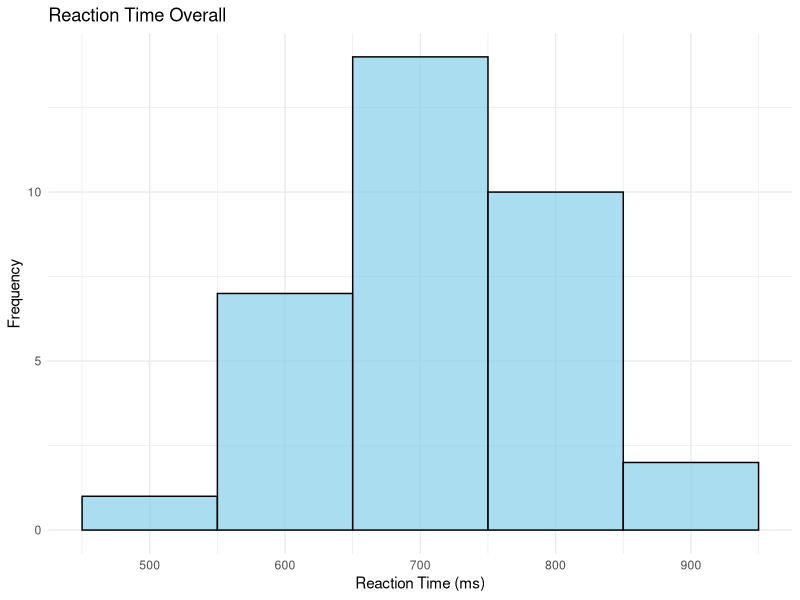
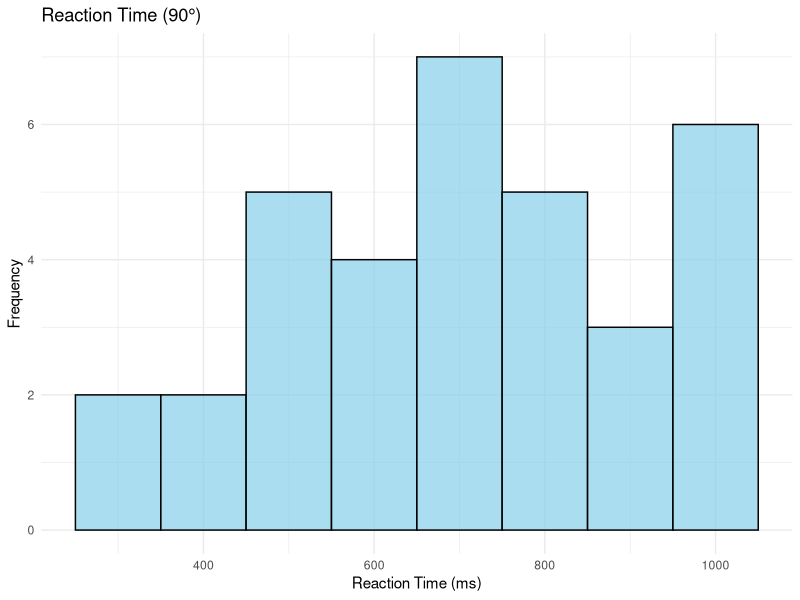
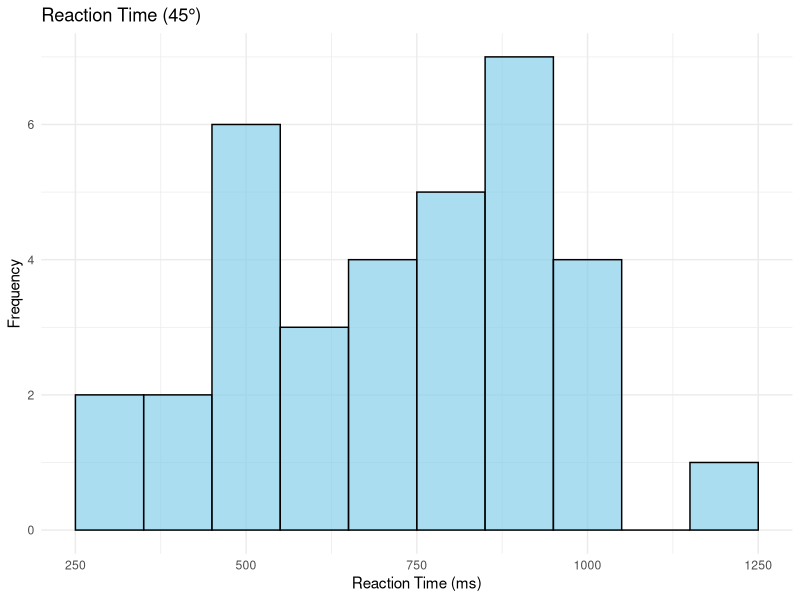
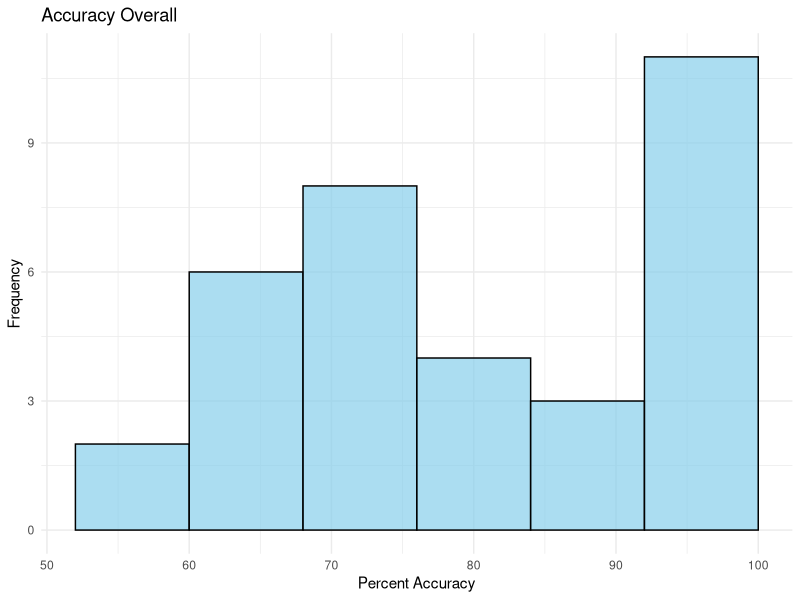
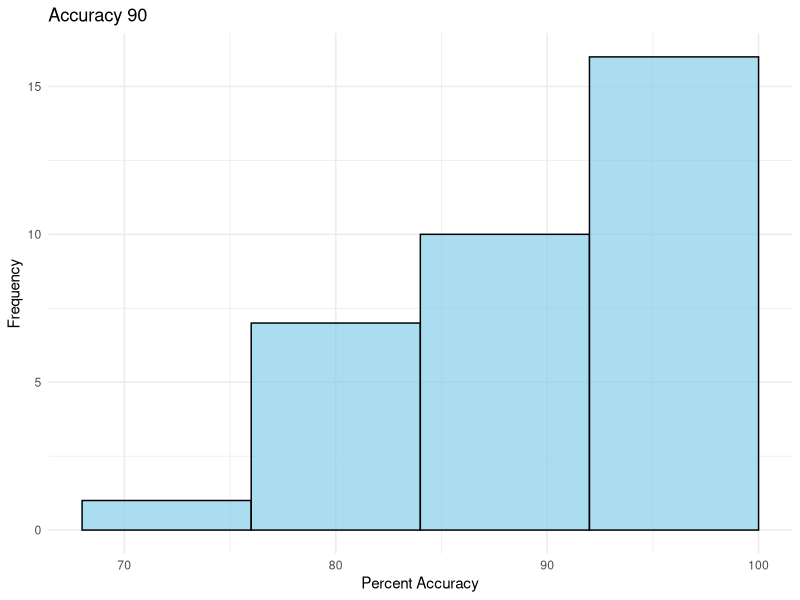
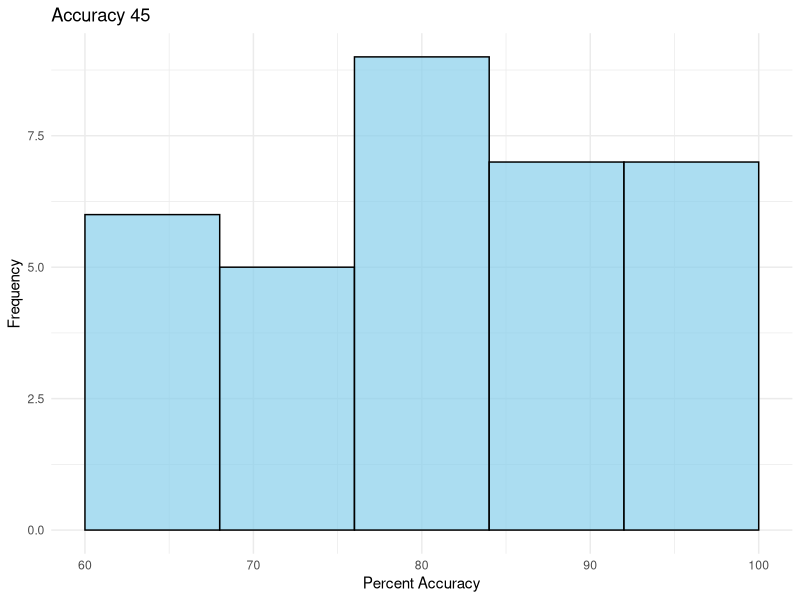
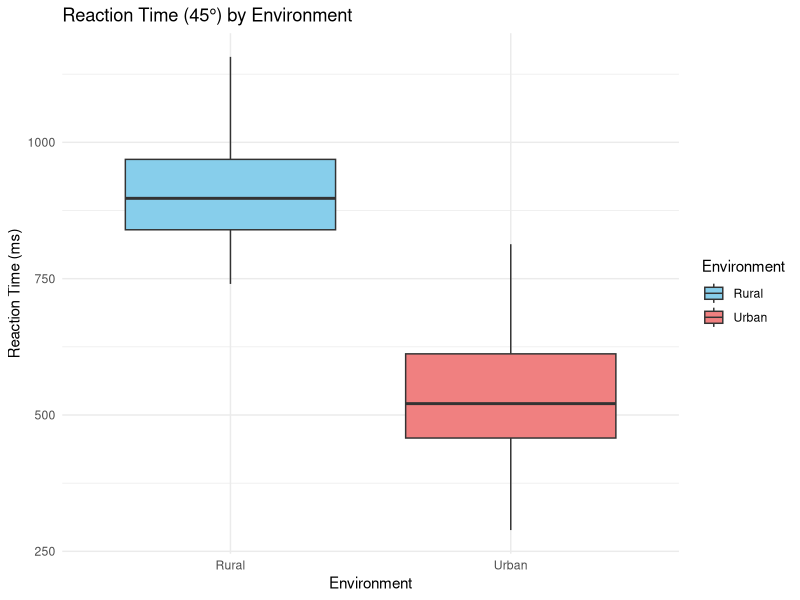
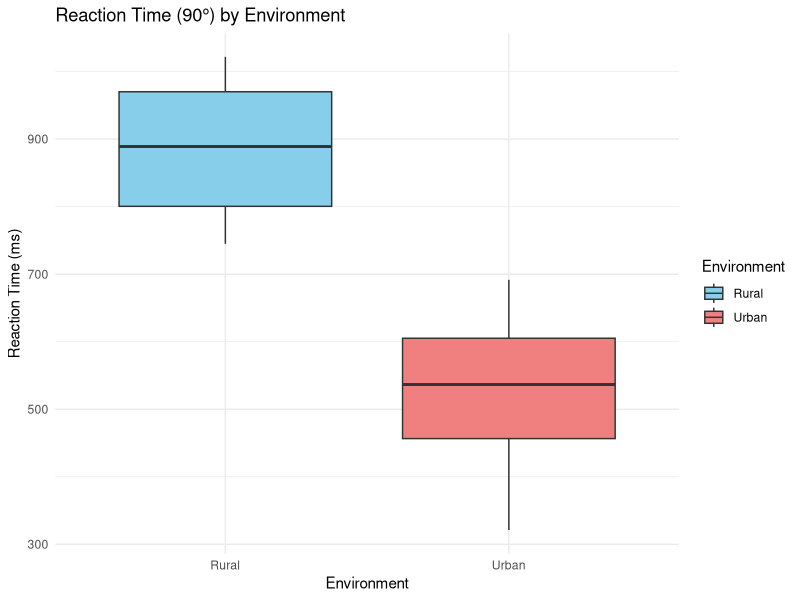

R code for these plots, in order:
## ---- chunk 1
# load required data 
library(ggplot2)
library(dplyr)
library(tidyr)

# stimulate the data 

set.seed(20)

# create the total number of participants for this data frame 
nsubs = 34 # participants 

# example with 2 subpop
nGroups = 2
nSubsGroup = 18

# Condition
nEnvi = 2 # environment conditions 
EnviLabels <- c("Urban", "Rural")
EnvPerParticipant = 17


df <- data.frame(Participant=rep(0,nsubs),
                 Environment=rep("NA",nsubs),
                 ReactionTimeOverall=rep(0,nsubs),
                 ReactionTimeIncorOverall=rep(0,nsubs),
                 ReactionTime90=rep(0,nsubs),
                 IncoReactionTime90=rep(0,nsubs),
                 ReactionTime45=rep(0,nsubs),
                 IncoReactionTime45=rep(0,nsubs),
                 AccuracyOverall=rep(0,nsubs),
                 Accuracy90=rep(0,nsubs),
                 Accuracy45=rep(0,nsubs),
                 Age=rep(0,nsubs),
                 stringsAsFactors = TRUE)

head(df)

# Participant Data 
df$Participant <- seq(1,nsubs)

# Age of Participants 
df$Age = sample(18:50, nsubs, replace = TRUE)

# Environment Data 
en1 <- rep(EnviLabels[1], times = nsubs/2)
en2 <- rep(EnviLabels[2], times = nsubs/2)
envs <- c(en1,en2)
envs_shuffle <- sample(envs)
df$Environment <- rep(envs_shuffle)


df$ReactionTimeOverall = rnorm(nsubs, mean = 700, sd = 100)
df$ReactionTime90 = rnorm(nsubs, mean = 700, sd = 100)
df$ReactionTimeIncorOverall = rnorm(nsubs, mean = 800, sd = 100)
df$IncoReactionTime90 = rnorm(nsubs, mean = 750, sd = 100)
df$ReactionTime45 = rnorm(nsubs, mean = 720, sd = 100)
df$IncoReactionTime45 = rnorm(nsubs, mean = 770, sd = 100)

# Adjusting the reaction times for 90 degrees based on the environment condition
df$ReactionTime90[df$Environment == "Urban"] = df$ReactionTime90[df$Environment == "Urban"] - 200  # Urban with 90 degrees is faster
df$ReactionTime90[df$Environment == "Rural"] = df$ReactionTime90[df$Environment == "Rural"] + 200  # Rural with 90 degrees is slower

# Adjusting the incorrect reaction times for 90 degrees based on environment condition
df$IncoReactionTime90[df$Environment == "Urban"] = df$IncoReactionTime90[df$Environment == "Urban"] - 150  # Urban incorrect RT for 90 degrees is faster
df$IncoReactionTime90[df$Environment == "Rural"] = df$IncoReactionTime90[df$Environment == "Rural"] + 175  # Rural incorrect RT for 90 degrees is slower

# Adjusting the reaction times for 45 degrees based on the environment condition
df$ReactionTime45[df$Environment == "Urban"] = df$ReactionTime45[df$Environment == "Urban"] - 200  # Urban with 45 degrees is faster
df$ReactionTime45[df$Environment == "Rural"] = df$ReactionTime45[df$Environment == "Rural"] + 200  # Rural with 45 degrees is slower

# Adjusting the incorrect reaction times for 45 degrees based on environment condition
df$IncoReactionTime45[df$Environment == "Urban"] = df$IncoReactionTime45[df$Environment == "Urban"] - 200  # Urban incoherent RT for 45 degrees is faster
df$IncoReactionTime45[df$Environment == "Rural"] = df$IncoReactionTime45[df$Environment == "Rural"] + 200  # Rural incoherent RT for 45 degrees is slower


# This will give accuracy values as percentages between the given values 
df$AccuracyOverall = runif(nsubs, min=60, max=100)  
df$Accuracy90 = runif(nsubs, min=80, max=100)  
df$Accuracy45 = runif(nsubs, min=60, max=100)  

# Adjust accuracy based on environment condition  
df$AccuracyOverall[df$Environment == "Urban"] = df$AccuracyOverall[df$Environment == "Urban"] + 5  # Urban is 5% more accurate  
df$Accuracy90[df$Environment == "Urban"] = df$Accuracy90[df$Environment == "Urban"] + 5  
df$Accuracy45[df$Environment == "Urban"] = df$Accuracy45[df$Environment == "Urban"] + 5  

df$AccuracyOverall[df$Environment == "Rural"] = df$AccuracyOverall[df$Environment == "Rural"] - 5  # Rural is 5% less accurate  
df$Accuracy90[df$Environment == "Rural"] = df$Accuracy90[df$Environment == "Rural"] - 5  
df$Accuracy45[df$Environment == "Rural"] = df$Accuracy45[df$Environment == "Rural"] - 5  

# This is to make sure that accuracy stays between 0% and 100%
df$AccuracyOverall <- pmax(pmin(df$AccuracyOverall, 100), 0)  
df$Accuracy90 <- pmax(pmin(df$Accuracy90, 100), 0)  
df$Accuracy45 <- pmax(pmin(df$Accuracy45, 100), 0)  



## ---- chunk 2

head(df) # Just to make sure that the data looks good 
summary(df) #can see all the basic information including the mean median, etc. 

 

## ---- chunk 3
# explore the summary 

# THE MEAN VALUES 
meanRT <- mean(df$ReactionTimeOverall) # Mean for the reaction time for the correct trials 
meanIncRT <- mean(df$ReactionTimeIncorOverall) # Mean for the reaction time for the incorrect trials 
meanRT_90 <- mean(df$ReactionTime90) # Mean for the correct 90 degree rotations --> reaction time 
meanRT_45 <- mean(df$ReactionTime45) # Mean for the correct 45 degree rotations --> reaction time 
meanIncRT_90 <- mean(df$IncoReactionTime90) # Mean for the incorrect 90 degree rotations --> reaction time 
meanIncRT_45 <- mean(df$IncoReactionTime45) # Mean for the incorrect 45 degree rotations --> reaction time 
meanAcc <- mean(df$AccuracyOverall) # Mean for accuracy overall 
meanAcc_90 <- mean(df$Accuracy90) # Mean for percent accuracy in 90 degree trials 
meanAcc_45 <- mean(df$Accuracy45) # Mean for percent accuracy in 45 degree trials 
meanAge <- mean(df$Age) # Mean for age 

print(meanRT)
print(meanIncRT)
print(meanRT_90)
print(meanRT_45) 
print(meanIncRT_90) 
print(meanIncRT_45)
print(meanAcc)
print(meanAcc_90)
print(meanAcc_45)
print(meanAge)



# THE STANDARD DEVIATION VALUES 
sdRT <- sd(df$ReactionTimeOverall) # standard deviation for the reaction time for the correct trials 
sdIncRT <- sd(df$ReactionTimeIncorOverall) # standard deviation for the reaction time for the incorrect trials 
sdRT_90 <- sd(df$ReactionTime90) # standard deviation for the correct 90 degree rotations
sdRT_45 <- sd(df$ReactionTime45) # standard deviation for the correct 45 degree rotations
sdIncRT_90 <- sd(df$IncoReactionTime90) # standard deviation for the incorrect 90 degree rotations 
sdIncRT_45 <- sd(df$IncoReactionTime45) # standard deviation for the incorrect 45 degree rotations
sdAcc <- sd(df$AccuracyOverall) # standard deviation for accuracy overall 
sdAcc_90 <- sd(df$Accuracy90) # standard deviation for percent accuracy in 90 degree trials 
sdAcc_45 <- sd(df$Accuracy45) # standard deviation for percent accuracy in 45 degree trials 
sdAge <- sd(df$Age) # standard deviation for age 

print(sdRT)
print(sdIncRT)
print(sdRT_90)
print(sdRT_45) 
print(sdIncRT_90) 
print(sdIncRT_45)
print(sdAcc)
print(sdAcc_90)
print(sdAcc_45)
print(sdAge)


## ---- chunk 4

# Check normality using histograms, and Shapiro-Wilk test

# Reaction Time Overall Histogram
ggplot(df, aes(x = ReactionTimeOverall)) + 
  geom_histogram(binwidth = 100, fill = "skyblue", color = "black", alpha = 0.7) + 
  labs(title = "Reaction Time Overall", x = "Reaction Time (ms)", y = "Frequency") + 
  theme_minimal()

# Reaction Time 90° Histogram
ggplot(df, aes(x = ReactionTime90)) + 
  geom_histogram(binwidth = 100, fill = "skyblue", color = "black", alpha = 0.7) + 
  labs(title = "Reaction Time (90°)", x = "Reaction Time (ms)", y = "Frequency") + 
  theme_minimal()

# Reaction Time 45° Histogram
ggplot(df, aes(x = ReactionTime45)) + 
  geom_histogram(binwidth = 100, fill = "skyblue", color = "black", alpha = 0.7) + 
  labs(title = "Reaction Time (45°)", x = "Reaction Time (ms)", y = "Frequency") + 
  theme_minimal()

# Accuracy Overall Histogram
ggplot(df, aes(x = AccuracyOverall)) + 
  geom_histogram(binwidth = 8, fill = "skyblue", color = "black", alpha = 0.7) + 
  labs(title = "Accuracy Overall", x = "Percent Accuracy", y = "Frequency") + 
  theme_minimal()

# Accuracy 90° Histogram
ggplot(df, aes(x = Accuracy90)) + 
  geom_histogram(binwidth = 8, fill = "skyblue", color = "black", alpha = 0.7) + 
  labs(title = "Accuracy 90", x = "Percent Accuracy", y = "Frequency") + 
  theme_minimal()

# Accuracy 45° Histogram
ggplot(df, aes(x = Accuracy45)) + 
  geom_histogram(binwidth = 8, fill = "skyblue", color = "black", alpha = 0.7) + 
  labs(title = "Accuracy 45", x = "Percent Accuracy", y = "Frequency") + 
  theme_minimal()

# Shapiro-Wilk Test for Normality
shapiro.test(df$ReactionTimeOverall)
shapiro.test(df$ReactionTime90)
shapiro.test(df$ReactionTime45)
shapiro.test(df$AccuracyOverall)
shapiro.test(df$Accuracy90)
shapiro.test(df$Accuracy45)

# p-value < 0.05: Data are not normally distributed.
# p-value ≥ 0.05: Data are likely normally distributed

## ---- chunk 5
# Add a small constant to handle zero values
df$AccuracyOverall_log <- log(df$AccuracyOverall + 1)
df$Accuracy90_log <- log(df$Accuracy90 + 1)
df$Accuracy45_log <- log(df$Accuracy45 + 1)

# Check normality again
shapiro.test(df$AccuracyOverall_log)
shapiro.test(df$Accuracy90_log)
shapiro.test(df$Accuracy45_log)
## ---- chunk 6

# Non-Parametric Test --> Mann-Whitney U Test

# For overall accuracy 
wilcox.test(AccuracyOverall_log ~ Environment, data = df)

# For accuracy of 90 degrees
wilcox.test(Accuracy90_log ~ Environment, data = df)

## ---- chunk 7

############################################################
# ANOVA for Reaction Time
# Reaction Time (45°)
anova_RT_45 <- aov(ReactionTime45 ~ Environment, data = df)

# Reaction Time (90°)
anova_RT_90 <- aov(ReactionTime90 ~ Environment, data = df)

# Overall Reaction Time (if needed)
anova_RT_overall <- aov(ReactionTimeOverall ~ Environment, data = df)

summary(anova_RT_45)
summary(anova_RT_90)
summary(anova_RT_overall)

############################################################
# ANOVA for accuracy (45 degrees only since that was the only normal one)
anova_Acc_45 <- aov(Accuracy45_log ~ Environment, data = df)
summary(anova_Acc_45)

############################################################
# ANOVA for interactions --> have to first convert it to long format in order to run the two way anova for the interactions 
df_long <- df %>%
  pivot_longer(cols = c(ReactionTime45, ReactionTime90), 
               names_to = "Angle", values_to = "ReactionTime") %>%
  mutate(Angle = ifelse(Angle == "ReactionTime45", 45, 90))  # Convert to numeric

anova_RT_interaction <- aov(ReactionTime ~ Environment * Angle, data = df_long)
summary(anova_RT_interaction)
## ---- chunk 8

# Reaction Time (45°)
pairwise_RT_45 <- pairwise.t.test(df$ReactionTime45, df$Environment, p.adjust.method = "bonferroni")
# Reaction Time (90°)
pairwise_RT_90 <- pairwise.t.test(df$ReactionTime90, df$Environment, p.adjust.method = "bonferroni")
# Accuracy (45°)
pairwise_Acc_45 <- pairwise.t.test(df$Accuracy45_log, df$Environment, p.adjust.method = "bonferroni")


print(pairwise_RT_45)
print(pairwise_RT_90)
print(pairwise_Acc_45)

## ---- chunk 9
# Reaction Time (45°)
ggplot(df, aes(x = Environment, y = ReactionTime45, fill = Environment)) +
  geom_boxplot() +
  scale_fill_manual(values = c("skyblue", "lightcoral")) +  # Customize colors
  labs(title = "Reaction Time (45°) by Environment", x = "Environment", y = "Reaction Time (ms)") +
  theme_minimal()
## ---- chunk 10
# Reaction Time (90°)
ggplot(df, aes(x = Environment, y = ReactionTime90, fill = Environment)) +
  geom_boxplot() +
  scale_fill_manual(values = c("skyblue", "lightcoral")) +
  labs(title = "Reaction Time (90°) by Environment", x = "Environment", y = "Reaction Time (ms)") +
  theme_minimal()
## ---- chunk 11
# Accuracy (45°)
ggplot(df, aes(x = Environment, y = Accuracy45_log, fill = Environment)) +
  geom_boxplot() +
  scale_fill_manual(values = c("skyblue", "lightcoral")) +
  labs(title = "Accuracy (45°) by Environment", x = "Environment", y = "Accuracy (log-transformed)") +
  theme_minimal()

## ---- chunk 12
# Reaction time for both angles
df_long <- df %>%
  gather(key = "Angle", value = "ReactionTime", ReactionTime45, ReactionTime90)
# Boxplot for Reaction Times (45° and 90°) shown together 
ggplot(df_long, aes(x = Environment, y = ReactionTime, fill = Angle)) + 
  geom_boxplot(position = position_dodge(0.8)) + 
  scale_fill_manual(values = c("skyblue", "lightcoral")) +
  labs(title = "Comparison of Reaction Time (45° vs 90°) by Environment", 
       x = "Environment", y = "Reaction Time (ms)", fill = "Angle Condition") +
  theme_minimal() + 
  theme(legend.position = "top")
## ---- chunk 13
ggplot(df, aes(x = ReactionTimeOverall, y = AccuracyOverall, color = Environment)) + 
  geom_point() + 
  geom_smooth(method = "lm", se = FALSE) + 
  labs(title = "Reaction Time vs Accuracy by Environment", 
       x = "Overall Reaction Time (ms)", y = "Accuracy (%)") + 
  theme_minimal() + 
  theme(legend.position = "top")

## ---- chunk 14

mean_age <- mean(df$Age)
print (mean_age)

